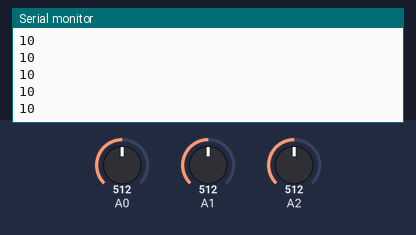
A sketch run on a simulated Arduino Uno, built with avr-gcc and run on an emulated ATmega328P. On the bench: the last lines printed to the serial monitor. Inputs (shaded band) come from the test bench; at power-on: A0 = 512, A1 = 512, A2 = 512.

Above: at 1.2 s.
1.3 s: A0 set to 810
At 1.43 s:
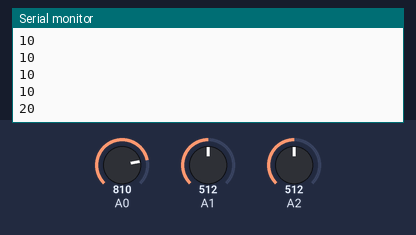
2.8 s: A1 set to 810
At 2.8 s:
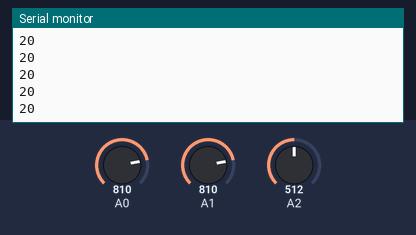
Timing chart, 0 to 5.8 s (numbered marks = the images above; inputs shaded):
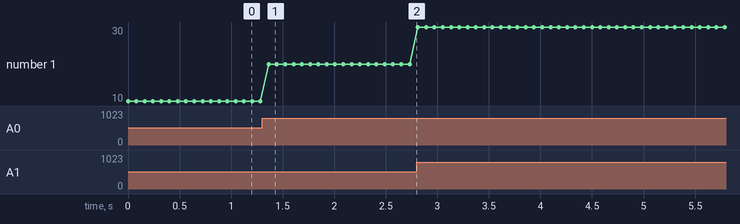

The sketch:

Froot_Looper.ino
```cpp
//FROOT LOOPER - Katie Laffan

void setup() {
  Serial.begin(9600); //Begin serial communication
}

void loop() {
  if (analogRead(A0) < 800) //if voltage less than 800 serial print ASCII
  {
   Serial.println(10);

    delay(80);
  }
  else if (analogRead(A1) < 800)
  {
    Serial.println(20);

    delay(80);
  }
  else if (analogRead(A2) < 800)
  {
    Serial.println(30);

    delay(80);
  }
  else if (analogRead(A3) < 800)
  {
    Serial.println(40);


    delay(80);
  }
    else if (analogRead(A4) < 800)
  {
    Serial.println(50);


    delay(80);
  }
    else if (analogRead(A5) < 800)
  {
    Serial.println(60);


    delay(80);
  }
}
```

Measured:
- after the input at 1.3 s, the serial monitor: prints a new line after 0.06 s (image 1)
- plotted number 1: 10 → 20 after the input at 1.3 s, 20 → 30 after the input at 2.8 s
